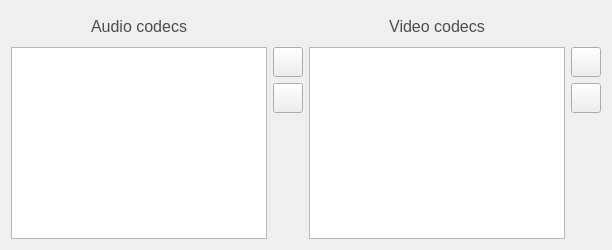
     <widget class="QWidget" name="audio_codec_tab">
      <property name="sizePolicy">
       <sizepolicy hsizetype="MinimumExpanding" vsizetype="MinimumExpanding">
        <horstretch>0</horstretch>
        <verstretch>0</verstretch>
       </sizepolicy>
      </property>
      <attribute name="title">
       <string>Audio/Video</string>
      </attribute>
      <attribute name="toolTip">
       <string>Audio/video codecs preferences configuration</string>
      </attribute>
      <layout class="QGridLayout" name="gridLayout_2">
       <item row="1" column="0">
        <widget class="QListView" name="audioCodecView">
         <property name="sizePolicy">
          <sizepolicy hsizetype="MinimumExpanding" vsizetype="MinimumExpanding">
           <horstretch>0</horstretch>
           <verstretch>0</verstretch>
          </sizepolicy>
         </property>
         <property name="focusPolicy">
          <enum>Qt::NoFocus</enum>
         </property>
         <property name="layoutDirection">
          <enum>Qt::LeftToRight</enum>
         </property>
         <property name="selectionBehavior">
          <enum>QAbstractItemView::SelectRows</enum>
         </property>
        </widget>
       </item>
       <item row="1" column="3">
        <widget class="QListView" name="videoCodecView">
         <property name="focusPolicy">
          <enum>Qt::NoFocus</enum>
         </property>
        </widget>
       </item>
       <item row="1" column="4">
        <layout class="QVBoxLayout" name="verticalLayout_14">
         <property name="leftMargin">
          <number>0</number>
         </property>
         <item>
          <widget class="QPushButton" name="upVideoButton">
           <property name="minimumSize">
            <size>
             <width>30</width>
             <height>30</height>
            </size>
           </property>
           <property name="maximumSize">
            <size>
             <width>30</width>
             <height>30</height>
            </size>
           </property>
           <property name="text">
            <string/>
           </property>
           <property name="icon">
            <iconset resource="../../resources/ressources.qrc">
             <normaloff>:/images/icons/ic_arrow_drop_up_black_18dp_2x.png</normaloff>:/images/icons/ic_arrow_drop_up_black_18dp_2x.png</iconset>
           </property>
           <property name="iconSize">
            <size>
             <width>18</width>
             <height>18</height>
            </size>
           </property>
          </widget>
         </item>
         <item>
          <widget class="QPushButton" name="downVideoButton">
           <property name="minimumSize">
            <size>
             <width>30</width>
             <height>30</height>
            </size>
           </property>
           <property name="maximumSize">
            <size>
             <width>30</width>
             <height>30</height>
            </size>
           </property>
           <property name="text">
            <string/>
           </property>
           <property name="icon">
            <iconset resource="../../resources/ressources.qrc">
             <normaloff>:/images/icons/ic_arrow_drop_down_black_18dp_2x.png</normaloff>:/images/icons/ic_arrow_drop_down_black_18dp_2x.png</iconset>
           </property>
           <property name="iconSize">
            <size>
             <width>18</width>
             <height>18</height>
            </size>
           </property>
          </widget>
         </item>
         <item>
          <spacer name="verticalSpacer_4">
           <property name="orientation">
            <enum>Qt::Vertical</enum>
           </property>
           <property name="sizeType">
            <enum>QSizePolicy::MinimumExpanding</enum>
           </property>
           <property name="sizeHint" stdset="0">
            <size>
             <width>20</width>
             <height>40</height>
            </size>
           </property>
          </spacer>
         </item>
        </layout>
       </item>
       <item row="1" column="2">
        <layout class="QVBoxLayout" name="verticalLayout_3">
         <property name="leftMargin">
          <number>0</number>
         </property>
         <item>
          <widget class="QPushButton" name="upAudioButton">
           <property name="minimumSize">
            <size>
             <width>30</width>
             <height>30</height>
            </size>
           </property>
           <property name="maximumSize">
            <size>
             <width>30</width>
             <height>30</height>
            </size>
           </property>
           <property name="text">
            <string/>
           </property>
           <property name="icon">
            <iconset resource="../../resources/ressources.qrc">
             <normaloff>:/images/icons/ic_arrow_drop_up_black_18dp_2x.png</normaloff>:/images/icons/ic_arrow_drop_up_black_18dp_2x.png</iconset>
           </property>
           <property name="iconSize">
            <size>
             <width>18</width>
             <height>18</height>
            </size>
           </property>
          </widget>
         </item>
         <item>
          <widget class="QPushButton" name="downAudioButton">
           <property name="minimumSize">
            <size>
             <width>30</width>
             <height>30</height>
            </size>
           </property>
           <property name="maximumSize">
            <size>
             <width>30</width>
             <height>30</height>
            </size>
           </property>
           <property name="text">
            <string/>
           </property>
           <property name="icon">
            <iconset resource="../../resources/ressources.qrc">
             <normaloff>:/images/icons/ic_arrow_drop_down_black_18dp_2x.png</normaloff>:/images/icons/ic_arrow_drop_down_black_18dp_2x.png</iconset>
           </property>
           <property name="iconSize">
            <size>
             <width>18</width>
             <height>18</height>
            </size>
           </property>
          </widget>
         </item>
         <item>
          <spacer name="verticalSpacer_3">
           <property name="orientation">
            <enum>Qt::Vertical</enum>
           </property>
           <property name="sizeType">
            <enum>QSizePolicy::MinimumExpanding</enum>
           </property>
           <property name="sizeHint" stdset="0">
            <size>
             <width>20</width>
             <height>40</height>
            </size>
           </property>
          </spacer>
         </item>
        </layout>
       </item>
       <item row="0" column="0">
        <widget class="QLabel" name="label_29">
         <property name="minimumSize">
          <size>
           <width>0</width>
           <height>30</height>
          </size>
         </property>
         <property name="maximumSize">
          <size>
           <width>16777215</width>
           <height>30</height>
          </size>
         </property>
         <property name="font">
          <font>
           <pointsize>12</pointsize>
           <weight>50</weight>
           <bold>false</bold>
          </font>
         </property>
         <property name="styleSheet">
          <string notr="true">color: rgb(77, 77, 77);</string>
         </property>
         <property name="text">
          <string>Audio codecs</string>
         </property>
         <property name="alignment">
          <set>Qt::AlignCenter</set>
         </property>
        </widget>
       </item>
       <item row="0" column="3">
        <widget class="QLabel" name="label_30">
         <property name="minimumSize">
          <size>
           <width>0</width>
           <height>30</height>
          </size>
         </property>
         <property name="maximumSize">
          <size>
           <width>16777215</width>
           <height>30</height>
          </size>
         </property>
         <property name="font">
          <font>
           <pointsize>12</pointsize>
          </font>
         </property>
         <property name="styleSheet">
          <string notr="true">color: rgb(77, 77, 77);</string>
         </property>
         <property name="text">
          <string>Video codecs</string>
         </property>
         <property name="alignment">
          <set>Qt::AlignCenter</set>
         </property>
        </widget>
       </item>
      </layout>
     </widget>
